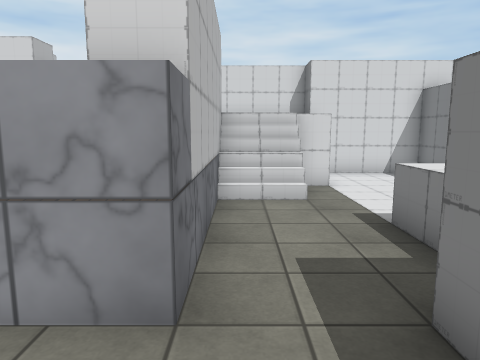
View 1 (above)

16 first-person views from a walk through a Unity game level. The camera is 1.5 m above the floor, tilts 8° down and sees 70° across. The floor is counted in squares, 1 m on a side. Each view is taken from the middle of a square. On the plan, view 1 faces up. The plan holds only what a view shows up to about 16 squares ahead; the rest is blank. The place goes on beyond the plan. The player character is not drawn. Some animated figures are not drawn. Some surface patterns are stand-ins.

View 2
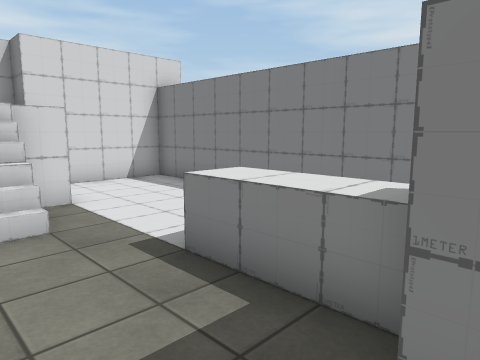

View 3
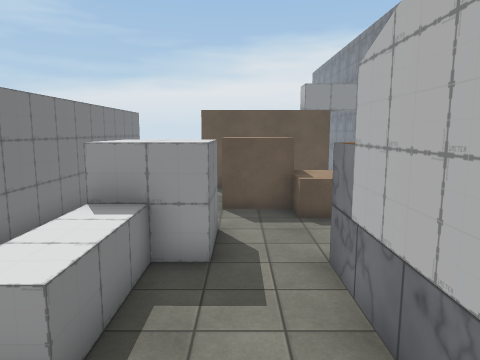

View 4
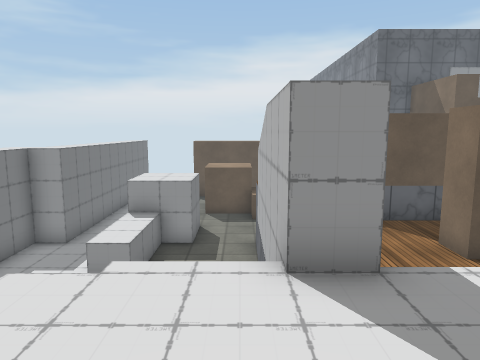

View 5
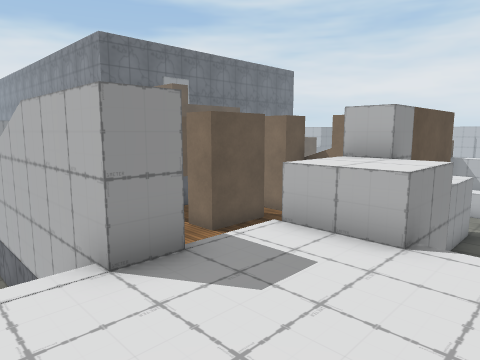

View 6
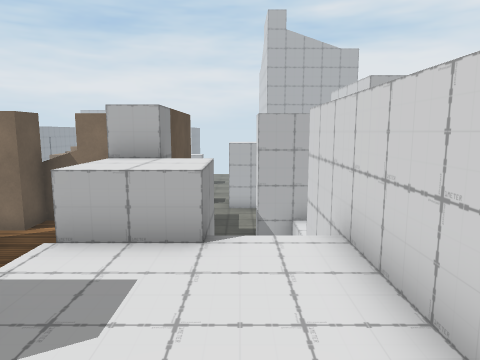

View 7
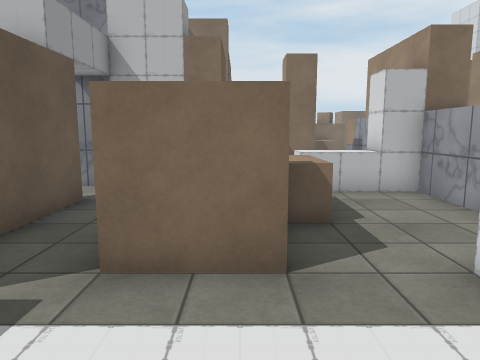

View 8
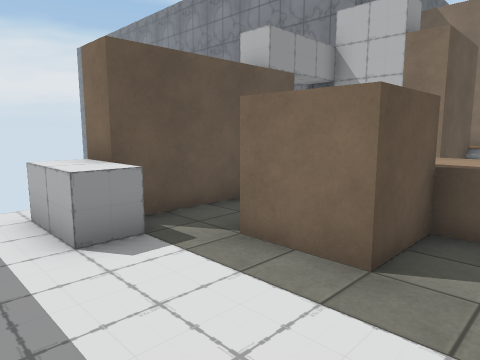

View 9
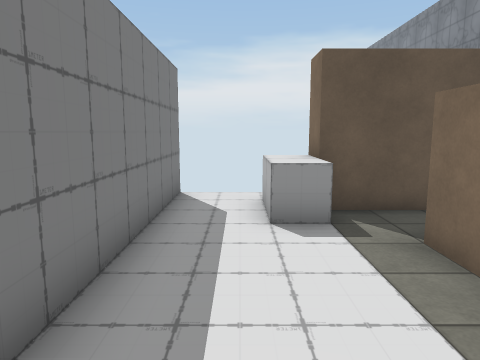

View 10
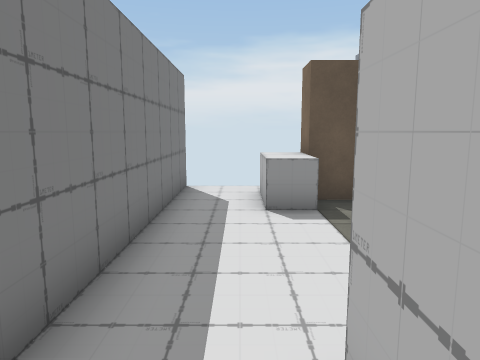

View 11
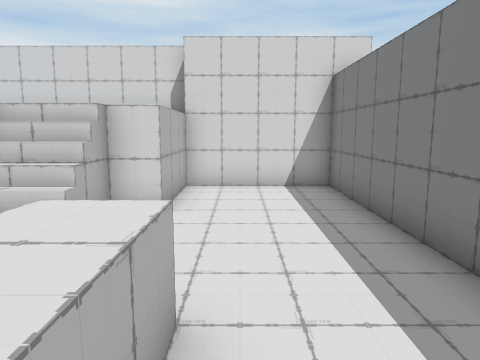

View 12
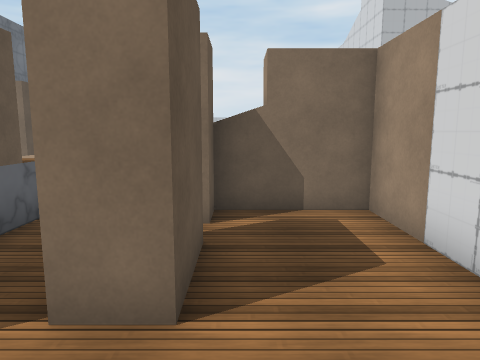

View 13
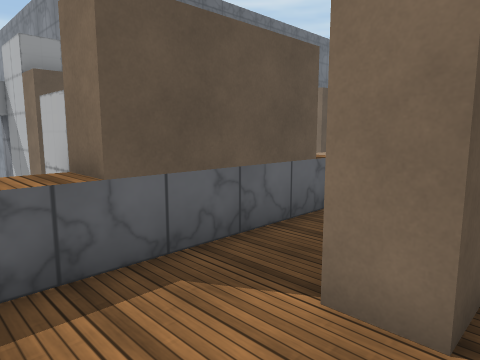

View 14
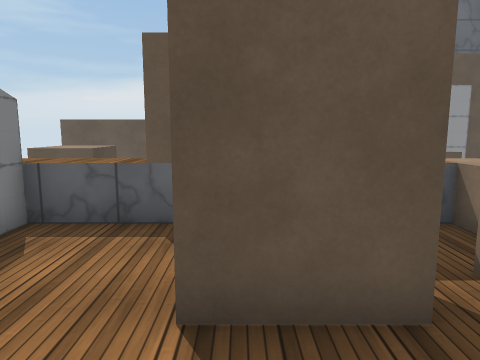

View 15
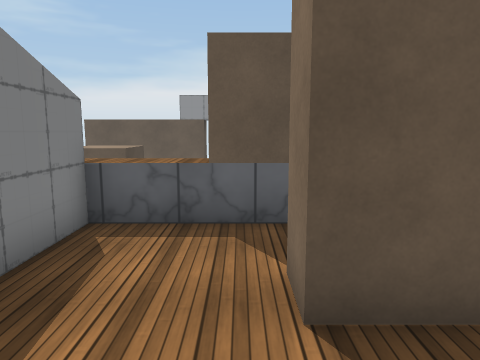

View 16
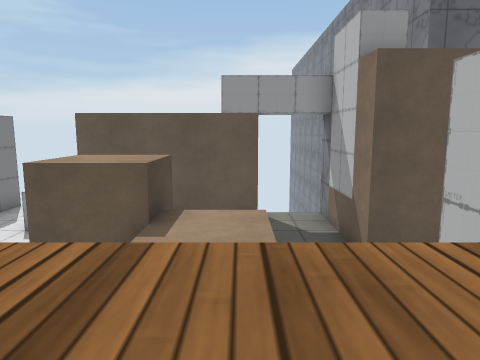

### Floor plan
Key: @ floor where view 1 was taken; # wall or solid block; . main floor; : floor 1 m higher than the main floor; + floor 2 m higher than the main floor; / step, stairs or slope; = window, fence, low wall or low ledge; ^ raised ledge.
Columns run from 16 left of view 1 to 7 right of it. Each row starts with its distance up from view 1.
 14        #^^##########
 13  #.... #    /+++++ #####
 12  #.....     /+++++ ....#
 11   .....    #^++++++....#
 10 ^...########=++++++....#
  9        #::::://#//.....#
  8        #:::::  #//.....#
  7        #:::::::#.......#
  6        ##:##:::#.......#
  5         :::::::#...^...#
  4        =:::::::#...^...#
  3        #=####==#...^...#
  2             #.....##..##
  1             ^.....##..#
  0             ^...@.....#
 -1               ^^......#
 -2               ^^##....#
 -3    ^^    ###    ##....#
 -4            #.. .......#
 -5            #.......^..#
 -6            #..#####^..#
 -7            #      #...#
 -8                       #

Positions as (right, up) in squares from view 1, and headings:
1: (0, 0), facing up
2: (0, 2), facing up-right
3: (1, 8), facing down
4: (0, 13), facing down
5: (1, 13), facing down-left
6: (1, 12), facing left
7: (5, -2), facing left
8: (5, 0), facing down-left
9: (4, 1), facing down
10: (4, 2), facing down
11: (4, 3), facing up
12: (-2, 7), facing left
13: (-2, 7), facing down-left
14: (-5, 9), facing down
15: (-4, 9), facing down
16: (-2, 4), facing down
